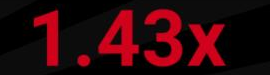
#> input picture data/0img.png, 270 x 75 px, given as the content of the folder mentos/Personal_project/Aviator/Print_de_telas/data/0img.png, which was not available
$ python ajuste.py
#> lines starting #> are read from the running program, lines starting #| are printed output that depends on the picture; after the words box and inside, x2 and y2 are one past the last pixel; in counts of white or black regions, pixels touching at a corner belong together; pictures that were not available may be replaced by others from this repository, and a replacement may not be noted
import os
import cv2
import pytesseract

path_data = os.listdir("/home/oziel/Documentos/Personal_project/Aviator/Print_de_telas/data")
path_data.sort()
#print(path_data)
for name in path_data:
    #print(name)
    name_pasta = "/home/oziel/Documentos/Personal_project/Aviator/Print_de_telas/data/" + name
    path_data_esp = os.listdir(name_pasta)
    path_data_esp.sort()
    for name1 in path_data_esp:
        #print(name1)
        path_arquivo_imagem = name_pasta +"/"+ name1
        #print(path_arquivo_imagem)
        image = cv2.imread(path_arquivo_imagem)
#> image is the input picture: shape (75, 270, 3); mean B, G, R 10.3, 5.4, 46
        gray = cv2.cvtColor(image, cv2.COLOR_BGR2GRAY)
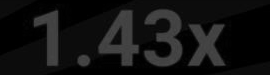
#> gray: shape (75, 270); min 0, max 76, mean 18.1
        blur =cv2.GaussianBlur(gray, (3,3), 0)
        thresh = cv2.threshold(blur, 0, 255, cv2.THRESH_BINARY_INV + cv2.THRESH_OTSU)[1]
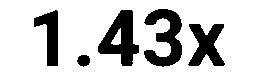
#> thresh: shape (75, 270); 79.5% white; 5 black regions, box (x1, y1, x2, y2) and area: (98, 10, 139, 66) 1204, (144, 9, 182, 67) 1192, (188, 24, 225, 66) 909, (34, 10, 58, 66) 721, (77, 55, 90, 67) 118
        kernel = cv2.getStructuringElement(cv2.MORPH_RECT, (3,3))
        opening = cv2.morphologyEx(thresh, cv2.MORPH_OPEN, kernel, iterations= 5)
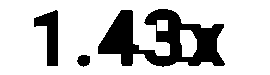
#> opening: shape (75, 270); 77.2% white; 3 black regions, box (x1, y1, x2, y2) and area: (98, 9, 225, 67) 3761, (34, 10, 58, 66) 731, (77, 55, 90, 67) 120
        invert = 255 - opening

#> (the run stopped early here; a loop or call above may not have finished)
